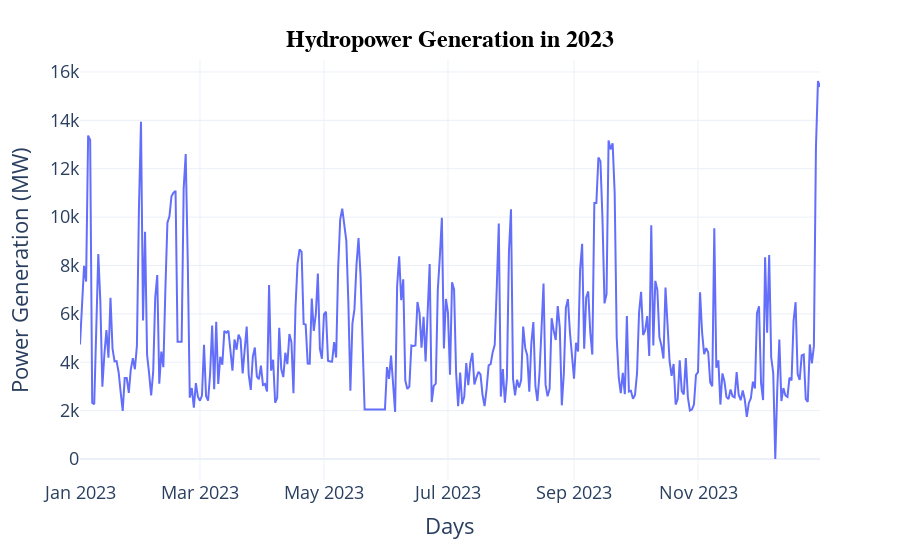

Notebook code for this chart:
### Markdown cell above
## --------------------
## EDA Year 2023
## --------------------

### Code cell
year = '2023'

# Create the plot using Plotly Express
pwr_line_2023 = px.line(df_total_pwr_2023, x = 'Day',y='Power Generation (MW)')

# Customize the layout
pwr_line_2023.update_layout(
    xaxis_title='Days',
    yaxis_title='Power Generation (MW)',
    font=dict(size=18),
    template='plotly_white',  # Similar to seaborn's 'whitegrid' style
    title={
        'text': f'Hydropower Generation in {year}',
        'x': 0.5,  # Center the title
        'xanchor': 'center',
        'yanchor': 'top',
        'font': {'size': 24, 'family': 'Arial, sans-serif', 'color': 'black', 'weight': 'bold'}
    }  # Center the title
)

# Display the plot
pwr_line_2023.show()

### Figure 1 — Plotly figure (JSON) as saved in the notebook; plotly's stock layout.template omitted (floating-point values rounded to 4 significant figures; data arrays with more than 128 entries replaced by an {"elided": "..."} marker saying what was removed)
{"data": [{"hovertemplate": "Day=%{x}<br>Power Generation (MW)=%{y}<extra></extra>", "legendgroup": "", "line": {"color": "#636efa", "dash": "solid"}, "marker": {"symbol": "circle"}, "mode": "lines", "name": "", "orientation": "v", "showlegend": false, "type": "scatter", "x": {"elided": "365 str values"}, "xaxis": "x", "y": {"elided": "365 int values"}, "yaxis": "y"}], "layout": {"font": {"size": 18}, "legend": {"tracegroupgap": 0}, "margin": {"t": 60}, "title": {"font": {"color": "black", "family": "Arial, sans-serif", "size": 24, "weight": "bold"}, "text": "Hydropower Generation in 2023", "x": 0.5, "xanchor": "center", "yanchor": "top"}, "xaxis": {"anchor": "y", "domain": [0, 1], "title": {"text": "Days"}}, "yaxis": {"anchor": "x", "domain": [0, 1], "title": {"text": "Power Generation (MW)"}}}}
